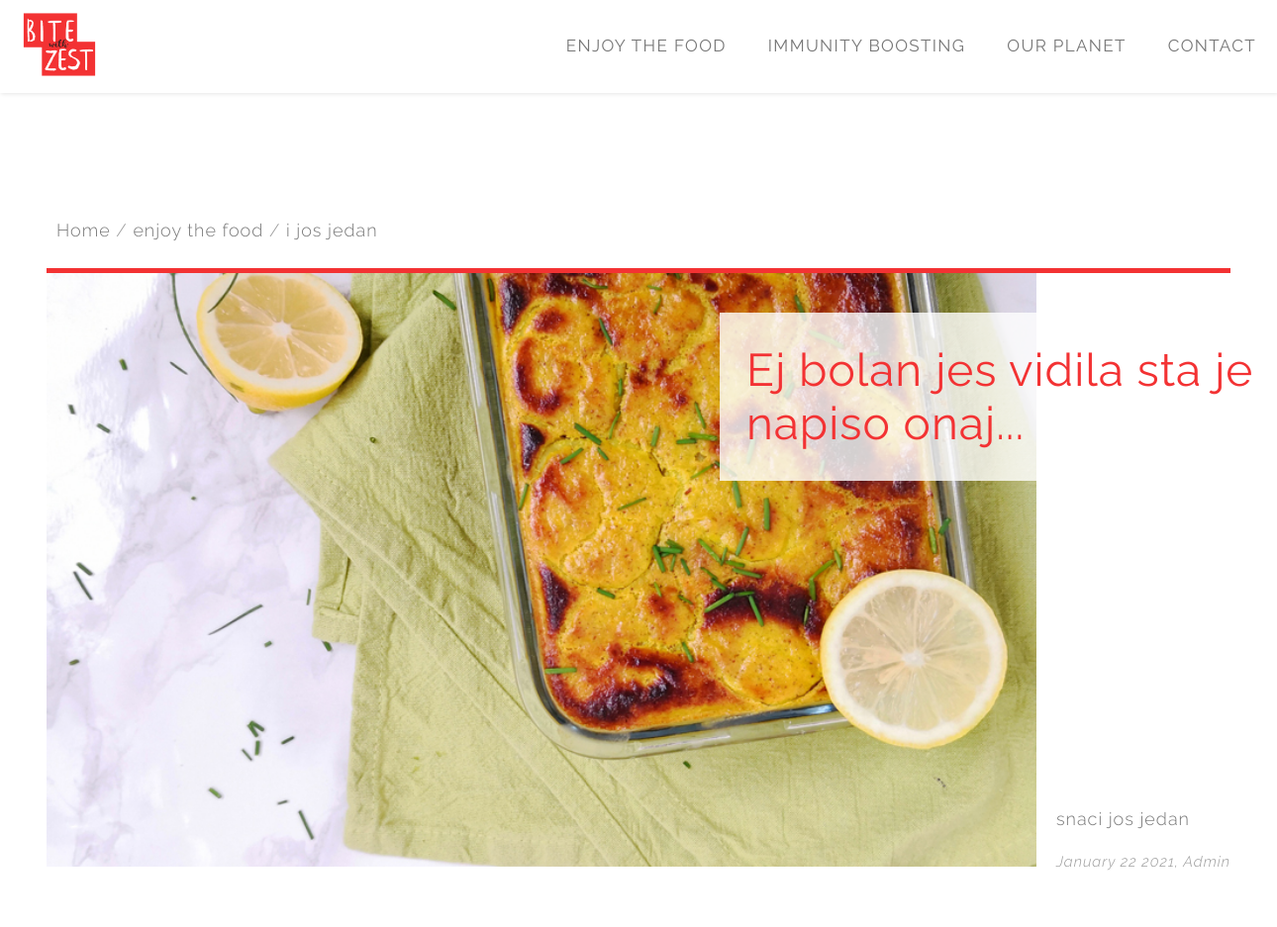
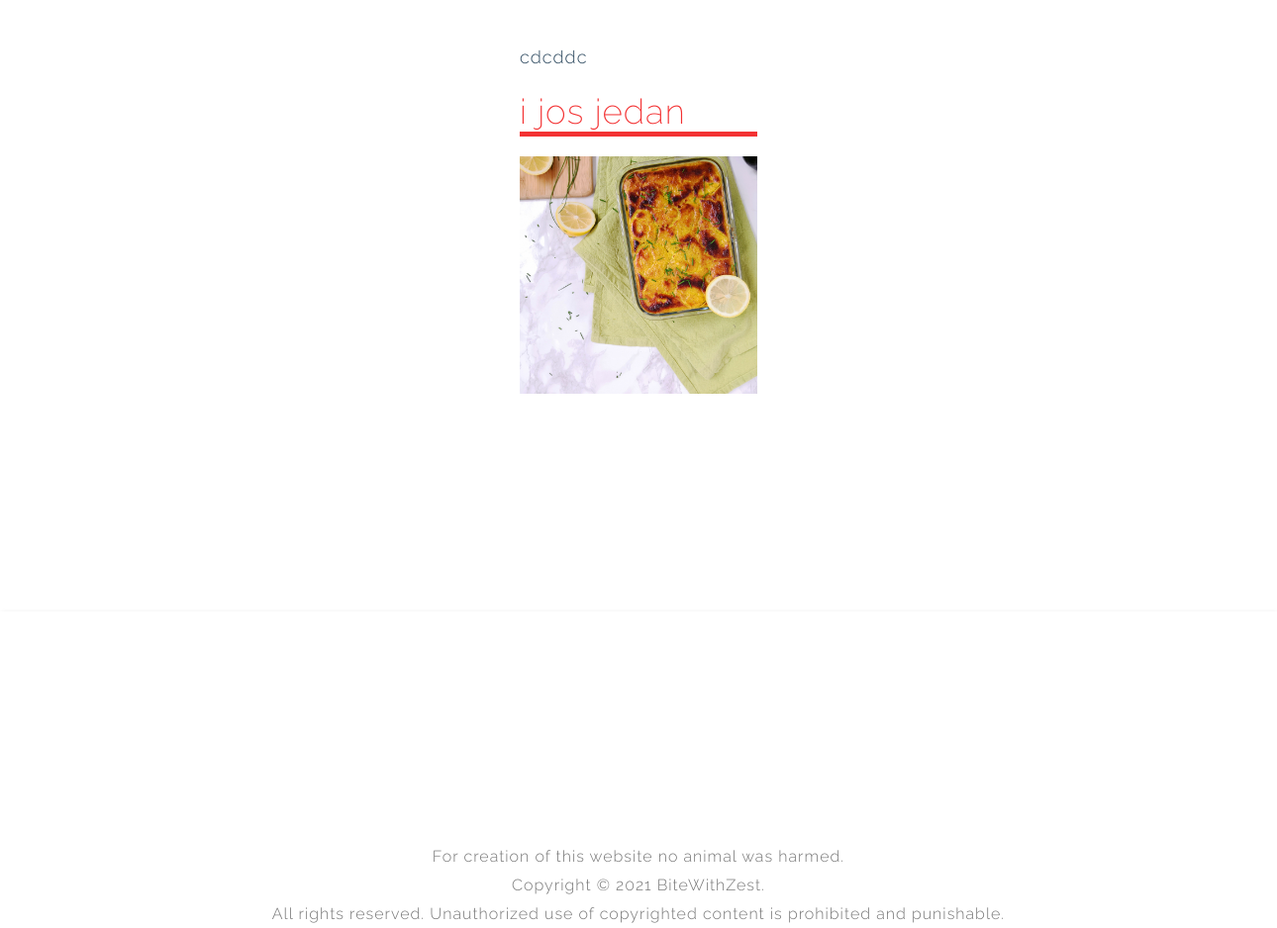
The app's page /i-jos-jedan/ with its own data (2 pictures, top to bottom).
### blog/models.py (models this page shows, shortened)
class Category(models.Model):
    description = models.CharField(max_length=200, unique=True)
    status = models.IntegerField(choices=STATUS, default=0)
    slug = models.SlugField(max_length=200,unique=True, default='')
    class Meta:
        verbose_name_plural = 'Categories'

class Post(models.Model):
    titleplus = models.CharField(max_length=200, default='')
    slug = models.SlugField(max_length=200, unique=True)
    author = models.ForeignKey(User, on_delete= models.CASCADE,related_name='blog_posts')
    updated_on = models.DateTimeField(auto_now= True)
    created_on = models.DateTimeField(auto_now_add=True)
    custom_date = models.DateTimeField(null= True,blank=True)
    category = models.CharField(max_length=200, choices=category_list, default='')
    subcategory = models.CharField(max_length=200, choices=subcategory_list, default='uncategorized')
    status = models.IntegerField(choices=STATUS, default=0)
    cardtype = models.IntegerField(choices=CARDTYPE, default=0)
    thumbnail = models.FileField(upload_to=path_and_rename,blank=True)
    thumbnail_desc = models.CharField(max_length=200,default='',blank=True)
    intro_pic= models.FileField(upload_to=path_and_rename_intro,blank=True)
    intro_pic_desc = models.CharField(max_length=200,default='',blank=True)
    intro = RichTextField()
    title = models.CharField(max_length=200, unique=True)
    maintext = RichTextField(default='')
    intro1 = RichTextField(default='',blank=True)
    legend = RichTextField(default='',blank=True)
    add_pic = models.FileField(upload_to=path_and_rename_add,blank=True)
    add_pic_desc = models.CharField(max_length=200,default='',blank=True)
    ingredients = RichTextField(blank=True)
    preparationtext = RichTextField(default='',blank=True)
    main_pic = models.FileField(upload_to=path_and_rename_main,blank=True)
    main_pic_desc = models.CharField(max_length=200,default='',blank=True)
    tip = RichTextField(default='',blank=True)
    relates_to = models.ForeignKey('self', on_delete=models.CASCADE, default=1)
    relates_to_desc = models.CharField(max_length=300,default='',blank=True)
    outro = RichTextField(default='',blank=True)
    class Meta:
        ordering = ['-created_on']
        verbose_name_plural = 'Posts'

### blog/views.py (the view)
# urls.py: path('<slug:slug>/', views.PostDetail.as_view(), name='post_detail'),
class PostDetail(generic.DetailView):
    model = Post
    template_name = 'post_detail.html'
    def get_context_data(self, **kwargs):
       context = super(PostDetail, self).get_context_data(**kwargs)
       shared_context(context)
       return context

### blog/views.py (called while the page is built)
def shared_context(context):
    cat_queryset = Category.objects.all()
    context['cat_list'] = cat_queryset.filter(status=1).order_by('-id')
    context['cat_list_asc'] = cat_queryset.filter(status=1).order_by('id')
    subcat_queryset = SubCategory.objects.all()
    context['subcat_list'] = subcat_queryset.filter(status=1).order_by('-id')
    context['subcat_list_asc'] = subcat_queryset.filter(status=1).order_by('id')
    post_queryset = Post.objects.all()
    context['post_cat_list'] = post_queryset.filter(status=1).order_by('-id')
    context['post_subcat_list'] = post_queryset.filter(status=1).order_by('id')
    context['related_posts'] = post_queryset

### blog/templates/post_detail.html (shortened to what this page needs)
{% extends 'base.html' %}
{% block post_content %}
<div class="post-body">
    <ul class="breadcrumbs">
        <li class="breadcrumbs-item">
            <a href="/" class="breadcrumbs-link">Home</a>
        </li>
        <li class="breadcrumbs-item">
            {% for category in cat_list %}
                {% if category.description == post.category %}
                <a href="{% url 'category_view' category.slug  %}"class="breadcrumbs-link">
                    {{ object.category }}
                </a>
                {% endif %}
            {% endfor %}
        </li>
        <li class="breadcrumbs-item">
            <a href="{% url 'post_detail' post.slug  %}" class="breadcrumbs-link">{{ object.title }}</a>
        </li>
    </ul>
    <div class="intro">
        <div class="picture">
            <img src="../media/post{{post.id}}/intro/post_intro{{post.id}}.jpg" alt="">
            <div class="post-title-figure"><h1> {{ object.titleplus }} </h1></div>
        </div>
        <div class="intro-text">
            {{ object.intro | safe }}
        </div>
        <div class="post-date">{{ object.created_on | date:"F d Y"}}, {{ object.author}}</div>
    </div>
    <div class="post-content">
        <div class="maintext">
            {{ object.maintext | safe }}
        </div>
        <div class="post-title">
            {{ object.title }}
        </div>
        <div class="preparation" id="preparation">
            {% if object.intro_pic %}
                <img src="../static/media/post{{post.id}}/intro/post_intro{{post.id}}.jpg" alt="">
            {% endif %}
        </div>
        <div class="preparationtext">
        </div>
    </div>
    </div>
{% endblock post_content %}

### blog/templates/base.html (shortened to what this page needs)
{% load static %}
<!DOCTYPE html>
<html lang="en">
<head>
  <link rel="stylesheet" href="{% static 'css/style.css' %}" />
  <link rel="stylesheet" href="{% static 'css/responsive.css' %}" />
</head>
<body>
  <div class="wrapper">
    <div class="topnav" id="myTopnav">
      <div class="desc">
        {% for category in cat_list %}
        <div class="dropdown">
          <button class="dropbtn"><a href="{% url 'category_view' category.slug  %}" class="">{{category.description}}</a></button>
        </div>
        {% endfor %}
      </div>
      <div class="logo">
        <a href="/"><img src="{% static 'img/BWZ_logo_red_2.png' %}" alt="logo"></a>
      </div>
    </div>
    <div class="content">
      {% block post_content %}{% endblock post_content %}
    </div>
    {% block footer_showcase %}{% include 'footer.html' %} {% endblock %}
  </div>
</body>
</html>

### static/css/style.css (style rules this page uses)
:root { --yellow: #ffc600; --black: rgb(45, 73, 95); --grey: #777777; --red: #f33233; }
*, *:before, *:after { box-sizing: border-box; }
body { font-family: Raleway, sans-serif; letter-spacing: 1px; margin: 0; font-weight: 300; }
button { font-family: Raleway, sans-serif; }
h1,h2,h3,h4,h5,h6 { margin: 0,0,5px,0; }
p { margin: 0; line-height: 29px; }
.content { display: grid; }
.post-body { display: grid; margin: 100px auto; font-family: 'Raleway', serif; font-size: 18px; color: var(--black); padding: 0 4px ; }
.intro { display: grid; grid-template-areas: "picture" "intro-text"; margin: auto 0; border-top: 5px solid var(--red); }
.picture { grid-area: picture; text-align: center; color: var(--black); grid-column: 1 / -1; }
.post-title-figure { display: none; }
.picture img { width: 400px; height: 300px; object-fit: cover; }
.intro-text { grid-area: intro-text; padding: 5px; color: var(--grey); }
.post-date { bottom: 0; padding-left: 5px; font-style: italic; color: rgb(153, 153, 153); font-size: 15px; }
.post-content { display: grid; margin: 30px auto; grid-template-columns: auto 1fr auto; grid-gap: 2px 5px; }
.post-content>* { grid-column: 2/span 1; }
.post-title { display: grid; font-size: 35px; font-weight: normal; border-bottom: 5px solid var(--red); color: var(--red); }
.maintext { margin-bottom: 10px; }
.preparation { display: grid; grid-template-columns: 3fr auto; margin-top: 10px; }
.preparation img { grid-column: 2/span 1; grid-row: 2/ span 5; width: 108px; height: 108px; object-fit: cover; }
.preparationtext { margin-top: -10px; }
.breadcrumbs { padding: 10px; }
.breadcrumbs-item { display: block; }
.breadcrumbs-item:not(:last-of-type)::after { content: ' /'; color: #999; }
.breadcrumbs-link { text-decoration: none; color: var(--grey); }

### records on screen
Category: description "CONTACT"
Category: description "OUR PLANET"
Category: description "IMMUNITY BOOSTING"
Category: description "ENJOY THE FOOD"
Post: category "enjoy the food", title "i jos jedan", titleplus "Ej bolan jes vidila sta je napiso onaj...", intro "snaci jos jedan", created_on "January 22 2021", author "Admin", maintext "cdcddc"
